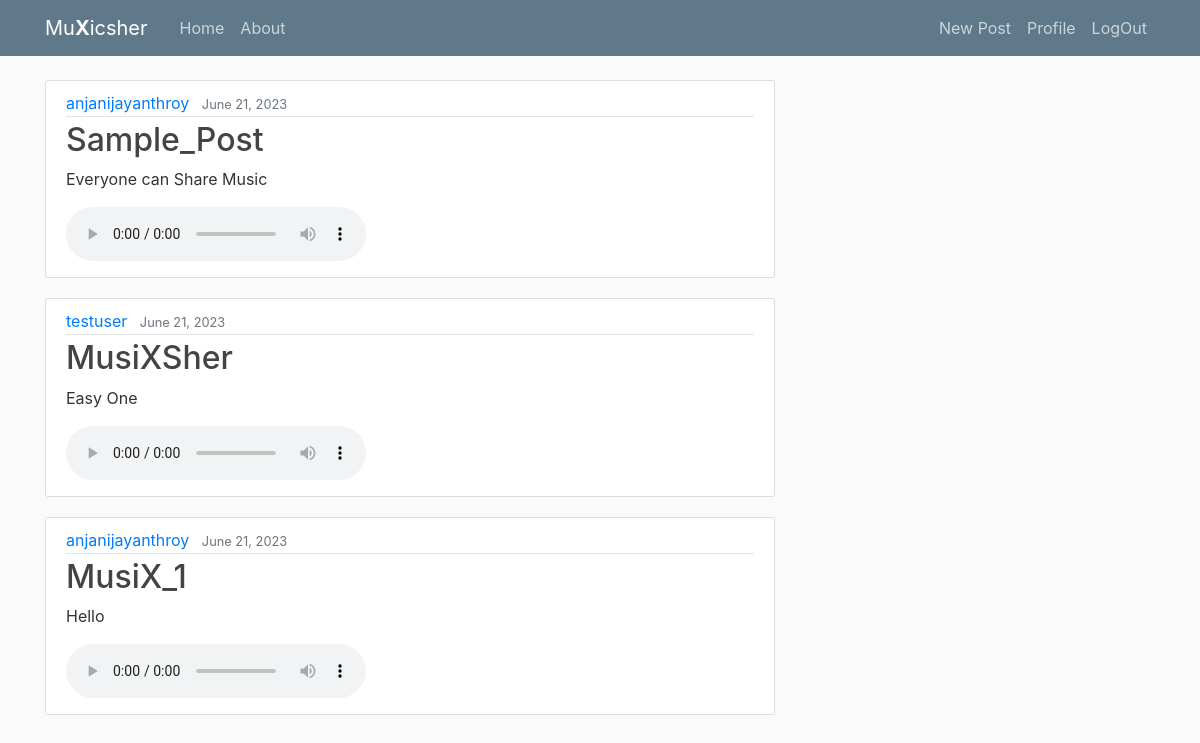
The app's page / (signed in) with its own data.
### musicshare/models.py (models this page shows, shortened)
class Post(models.Model):
    title = models.CharField(max_length=100)
    content = models.TextField()
    file = models.FileField(upload_to='musics/')
    date_posted = models.DateTimeField(default=timezone.now)
    author = models.ForeignKey(User, on_delete=models.CASCADE)

### musicshare/views.py (the view)
# urls.py: path('',PostListView.as_view(),name='music-home'),
class PostListView(LoginRequiredMixin, ListView):
    model = Post
    template_name= 'home.html'
    context_object_name = 'post'
    ordering= ['-date_posted']

### musicshare/templates/home.html (shortened to what this page needs)
{% extends 'base.html' %}
{% block content %}
{%for i in post%}
    <article class="media content-section">
        <div class="media-body">
            <div class="article-metadata">
            <a class="mr-2" href="{% url 'profile' %}">{{ i.author }}</a>
            <small class="text-muted">{{ i.date_posted|date:"F d, Y" }}</small>
            </div>
            <h2><a class="article-title" href="{% url 'music-detail' i.id %}">{{ i.title }}</a></h2>
            <p class="article-content">{{ i.content }}</p>
            <audio controls >
                <source src="{{ i.file.url }}" type="audio/wav">
            </audio>
        </div>
    </article>
    {%endfor%}
{%endblock%}

### musicshare/templates/base.html (shortened to what this page needs)
{% load static %}
<!DOCTYPE html>
<html>
<head>
    <link rel="stylesheet" href="https://cdn.jsdelivr.net/npm/bootstrap@4.0.0/dist/css/bootstrap.min.css">
    <link rel="stylesheet" type="text/css" href="{% static 'musicshare/main.css' %}">
</head>
<body>
    <header class="site-header">
        <nav class="navbar navbar-expand-md navbar-dark bg-steel fixed-top">
          <div class="container">
            <a class="navbar-brand mr-4" href="{% url 'music-home' %}">Mu<b>X</b>icsher</a>
            <div class="collapse navbar-collapse" id="navbarToggle">
              <div class="navbar-nav mr-auto">
                <a class="nav-item nav-link" href="{% url 'music-home' %}">Home</a>
                <a class="nav-item nav-link" href="{% url 'music-about' %}">About</a>
              </div>
              <div class="navbar-nav">
                {% if user.is_authenticated %}
                  <a class="nav-item nav-link" href="{% url 'music-create' %}">New Post</a>
                  <a class="nav-item nav-link" href="{% url 'profile' %}">Profile</a>
                  <a class="nav-item nav-link" href="{% url 'logout' %}">LogOut</a>
                {%else%}
                  <a class="nav-item nav-link" href="{% url 'login' %}">Login</a>
                  <a class="nav-item nav-link" href="{% url 'register' %}">Register</a>
                {%endif%}
              </div>
            </div>
          </div>
        </nav>
    </header>
    <main role="main" class="container">
        <div class="row">
          <div class="col-md-8">
            {% block content %}{% endblock %}
          </div>
        </div>
      </main>
</body>
</html>

### musicshare/static/musicshare/main.css (style rules this page uses)
body { background: #fafafa; color: #333333; margin-top: 5rem; }
h1, h2, h3, h4, h5, h6 { color: #444444; }
.bg-steel { background-color: #5f788a; }
.site-header .navbar-nav .nav-link { color: #cbd5db; }
.content-section { background: #ffffff; padding: 10px 20px; border: 1px solid #dddddd; border-radius: 3px; margin-bottom: 20px; }
.article-title { color: #444444; }
.article-content { white-space: pre-line; }
.article-metadata { padding-bottom: 1px; margin-bottom: 4px; border-bottom: 1px solid #e3e3e3 }

### records on screen
Post: author "anjanijayanthroy", date_posted "June 21, 2023", title "Sample_Post", content "Everyone can Share Music"
Post: author "testuser", date_posted "June 21, 2023", title "MusiXSher", content "Easy One"
Post: author "anjanijayanthroy", date_posted "June 21, 2023", title "MusiX_1", content "Hello"
